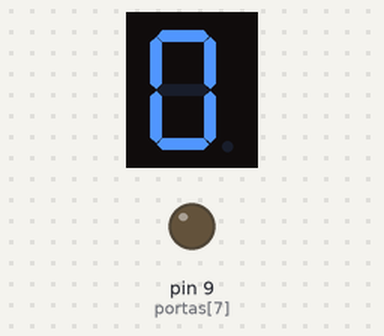
This sketch was run on a simulated Arduino Uno, built with avr-gcc and run on an emulated ATmega328P. Parts: 1-digit seven-segment display, output pins drawn as LEDs (lit = HIGH). Wiring (inferred from the names in the program): 1-digit 7-segment display, segments lit when HIGH: segments pin 2, pin 3, pin 4, pin 5, pin 6, pin 7, pin 8. The segment pins are drawn as the display they are named for; pins used as bus, display or sensor lines are not drawn.

Above: at 0.1 s.
At 5.1 s:
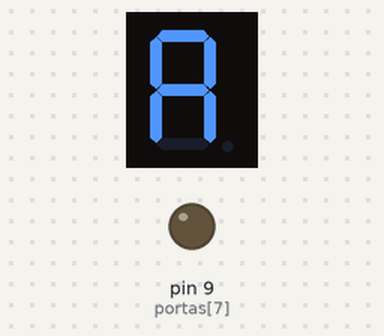
At 6.1 s:
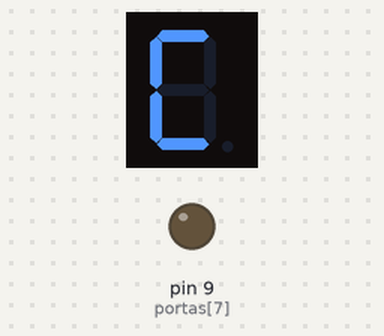
At 6.6 s:
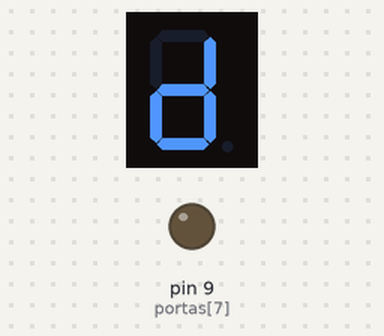
At 7.1 s:
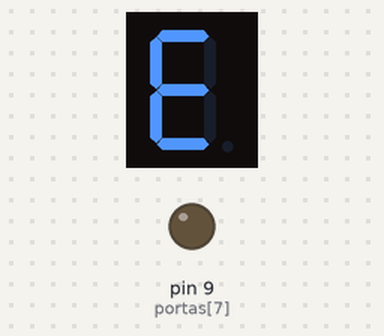
At 7.6 s:
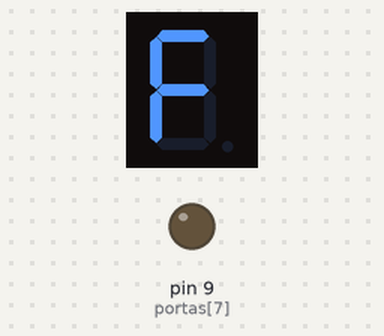

The sketch:

Display_7seg_CatodoComum.ino
```cpp
// Display de 7 segmentos - Cátodo Comum
// Arthur L. Castro
// Outubro de 2017

#define tempo 500
byte i, n, digito = 0;     // Variáveis auxiliares
byte portas[8] = {2,3,4,5,6,7,8,9};
                           // a,b,c,d,e,f,g,dp
byte displayHex[16][8] = {{1,1,1,1,1,1,0,0},  // 0
                          {0,1,1,0,0,0,0,0},  // 1
                          {1,1,0,1,1,0,1,0},  // 2
                          {1,1,1,1,0,0,1,0},  // 3
                          {0,1,1,0,0,1,1,0},  // 4
                          {1,0,1,1,0,1,1,0},  // 5
                          {1,0,1,1,1,1,1,0},  // 6
                          {1,1,1,0,0,0,0,0},  // 7
                          {1,1,1,1,1,1,1,0},  // 8
                          {1,1,1,1,0,1,1,0},  // 9
                          {1,1,1,0,1,1,1,0},  // A
                          {0,0,1,1,1,1,1,0},  // b
                          {1,0,0,1,1,1,0,0},  // C
                          {0,1,1,1,1,0,1,0},  // d
                          {1,0,0,1,1,1,1,0},  // E
                          {1,0,0,0,1,1,1,0},  // F
                         };

void setup() {
  for(i=0;i<=7;i++){
    pinMode(portas[i],OUTPUT);
  }
}

void loop() {
  if(digito > 15){
    digito = 0;
  }
  for(n=0;n<=7;n++){
    digitalWrite(portas[n],displayHex[digito][n]);
  }
  digito++;
  delay(tempo);
}
```

Measured:
- by itself, everything shown: repeats every 8.0 s, in 16 steps
- what the display in image 1 shows lasts 0.5 s, from 5.0 s to 5.5 s
